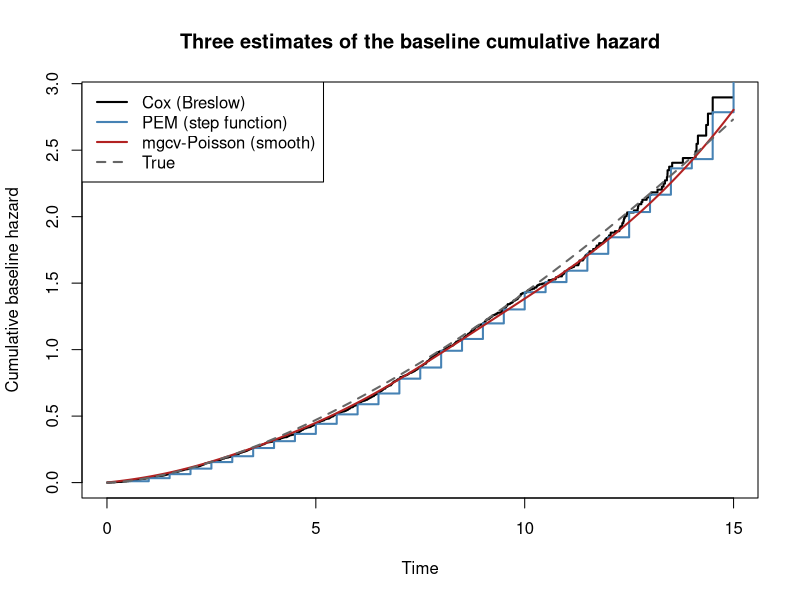

This figure's R source:
## ---- chunk 1
knitr::opts_chunk$set(
  collapse = TRUE,
  comment  = "#>",
  eval     = TRUE
)
## ---- chunk 2
set.seed(20260809)

n <- 3000
x1 <- rnorm(n)
x2 <- rbinom(n, 1, 0.5)

beta_true  <- c(x1 = 0.5, x2 = -0.7)
shape_true <- 1.6
scale_true <- 8

lp      <- beta_true["x1"] * x1 + beta_true["x2"] * x2
u       <- runif(n)
t_event <- scale_true * (-log(u) * exp(-lp))^(1 / shape_true)
t_cens  <- runif(n, 0, 15)

dat <- data.frame(
  time   = pmin(t_event, t_cens),
  status = as.integer(t_event <= t_cens),
  x1     = x1,
  x2     = x2
)

mean(dat$status)  # observed event rate
## ---- chunk 3
library(survival)

fit_cox <- coxph(Surv(time, status) ~ x1 + x2, data = dat)
summary(fit_cox)
## ---- chunk 4
# Person-interval expansion at a moderately fine grid
cutpoints <- seq(0.5, 15, by = 0.5)

long <- survSplit(
  Surv(time, status) ~ ., data = dat,
  cut     = cutpoints,
  start   = "tstart",
  end     = "tstop",
  event   = "event_split",
  episode = "interval"
)
long$exposure <- long$tstop - long$tstart

fit_pem <- glm(
  event_split ~ factor(interval) + x1 + x2,
  family = poisson(),
  offset = log(exposure),
  data   = long
)

# Compare only the x1/x2 coefficients to the Cox fit — factor(interval)
# terms are the nuisance step-function baseline hazard
coef(fit_pem)[c("x1", "x2")]
coef(fit_cox)
## ---- chunk 5
library(mgcv)

long$tmid <- (long$tstart + long$tstop) / 2

fit_gam <- gam(
  event_split ~ s(tmid, bs = "ps", k = 15) + x1 + x2,
  family = poisson(),
  offset = log(exposure),
  data   = long,
  method = "REML"
)

coef(fit_gam)[c("x1", "x2")]
summary(fit_gam)$edf   # effective df spent on the smooth baseline hazard
## ---- chunk 6
widths <- c(4, 2, 1, 0.5, 0.25)

convergence <- do.call(rbind, lapply(widths, function(w) {
  cuts <- seq(w, 15, by = w)
  ll <- survSplit(
    Surv(time, status) ~ ., data = dat,
    cut = cuts, start = "tstart", end = "tstop",
    event = "event_split", episode = "interval"
  )
  ll$exposure <- ll$tstop - ll$tstart
  f <- glm(event_split ~ factor(interval) + x1 + x2,
           family = poisson(), offset = log(exposure), data = ll)
  b <- coef(f)[c("x1", "x2")]
  data.frame(
    interval_width = w,
    n_intervals     = length(cuts),
    x1_pem = b["x1"], x2_pem = b["x2"],
    x1_abs_diff = abs(b["x1"] - coef(fit_cox)["x1"]),
    x2_abs_diff = abs(b["x2"] - coef(fit_cox)["x2"])
  )
}))

convergence
## ---- chunk 7
# True cumulative hazard from the simulation, at x = 0
H0_true <- function(t) (t / scale_true)^shape_true

# Cox: Breslow cumulative hazard (centered = FALSE -> at x = 0)
bh_cox <- basehaz(fit_cox, centered = FALSE)

# PEM: step-function cumulative hazard from the fitted interval intercepts.
# factor(interval) uses treatment contrasts, so level 1's absolute
# log-hazard is the intercept itself, and every other level's absolute
# log-hazard is intercept + its dummy coefficient.
cf         <- coef(fit_pem)
fac_names  <- grep("^factor\\(interval\\)", names(cf), value = TRUE)
alpha_hat  <- c(cf["(Intercept)"], cf["(Intercept)"] + cf[fac_names])
lambda_pem <- exp(as.numeric(alpha_hat))
widths_pem <- diff(c(0, cutpoints))
H0_pem     <- cumsum(lambda_pem * widths_pem)

# mgcv: integrate the fitted smooth hazard on a fine grid (x = 0).
# Setting exposure = 1 in newdata zeros the offset (log(1) = 0), so the
# "response"-scale prediction is the hazard rate itself, not a count.
tgrid   <- seq(0.01, 15, length.out = 500)
nd      <- data.frame(tmid = tgrid, x1 = 0, x2 = 0, exposure = 1)
haz_gam <- predict(fit_gam, newdata = nd, type = "response")
H0_gam  <- cumsum(haz_gam) * diff(tgrid)[1]

plot(bh_cox$time, bh_cox$hazard, type = "s", col = "black", lwd = 2,
     xlab = "Time", ylab = "Cumulative baseline hazard",
     main = "Three estimates of the baseline cumulative hazard")
lines(cutpoints, H0_pem, type = "s", col = "steelblue", lwd = 2)
lines(tgrid, H0_gam, col = "firebrick", lwd = 2)
curve(H0_true, add = TRUE, col = "grey40", lty = 2, lwd = 2)
legend("topleft",
       c("Cox (Breslow)", "PEM (step function)", "mgcv-Poisson (smooth)", "True"),
       col = c("black", "steelblue", "firebrick", "grey40"),
       lty = c(1, 1, 1, 2), lwd = 2)
## ---- chunk 8
# Regime (a): weight is a function only of a covariate already in the
# fitted model.
w_modeled <- exp(1.0 * dat$x1)

# Regime (b): weight is a function of the realized outcome itself --
# genuinely informative, and not reducible to "a covariate the model
# happens to omit."
w_outcome <- exp(1.0 * dat$status)
## ---- chunk 9
# coxph(weights = ) implements Binder's weighted partial-likelihood point
# estimate. Its default standard errors are NOT design/sandwich-corrected
# for sampling weights -- that correction is what survey::svycoxph() adds
# (see vignettes/survey-weighted-survival.Rmd). This demo is about the
# point estimate only.
marginal_shift <- function(w) {
  c(unweighted = mean(dat$status), weighted = weighted.mean(dat$status, w))
}
beta_shift <- function(w) {
  fit_w <- coxph(Surv(time, status) ~ x1 + x2, data = dat, weights = w)
  rbind(unweighted = coef(fit_cox), weighted = coef(fit_w))
}

marginal_shift(w_modeled)   # regime (a): marginal event rate
beta_shift(w_modeled)       # regime (a): conditional beta

marginal_shift(w_outcome)   # regime (b): marginal event rate
beta_shift(w_outcome)       # regime (b): conditional beta
## ---- chunk 10
one_rep <- function(n) {
  x1_r <- rnorm(n); x2_r <- rbinom(n, 1, 0.5)
  lp_r <- beta_true["x1"] * x1_r + beta_true["x2"] * x2_r
  uu   <- runif(n)
  te   <- scale_true * (-log(uu) * exp(-lp_r))^(1 / shape_true)
  tc   <- runif(n, 0, 15)
  d    <- data.frame(time = pmin(te, tc), status = as.integer(te <= tc), x1 = x1_r, x2 = x2_r)

  f0 <- coxph(Surv(time, status) ~ x1 + x2, data = d)
  fa <- coxph(Surv(time, status) ~ x1 + x2, data = d, weights = exp(1.0 * d$x1))
  fb <- coxph(Surv(time, status) ~ x1 + x2, data = d, weights = exp(1.0 * d$status))
  c(unw_x1 = unname(coef(f0)["x1"]), a_x1 = unname(coef(fa)["x1"]), b_x1 = unname(coef(fb)["x1"]))
}

set.seed(20260809)
robustness <- do.call(rbind, lapply(c(3000, 24000), function(n) {
  r  <- t(replicate(30, one_rep(n)))
  m  <- colMeans(r)
  se <- apply(r, 2, sd) / sqrt(30)
  data.frame(
    n = n,
    bias_a_modeled_covariate = m["a_x1"] - m["unw_x1"], se_a = se["a_x1"],
    bias_b_outcome_dependent = m["b_x1"] - m["unw_x1"], se_b = se["b_x1"]
  )
}))

robustness
## ---- chunk 11
sessionInfo()
